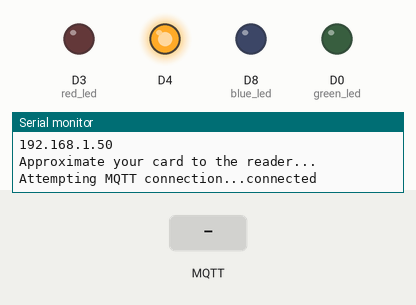
Recording of a sketch running on a simulated ESP8266 (NodeMCU). Parts: output pins drawn as LEDs (lit = HIGH, except the on-board LED, lit = LOW), the last lines printed to the serial monitor. Inputs (shaded band) come from the test bench. WiFi joins after 1.5 s; servers stay silent unless stated; random numbers use the default seed unless the sketch sets one; no MQTT or app messages arrive unless stated.

Above: at 2.7 s.
2.8 s: MQTT message "0" arrives on the first subscribed topic
At 3.2 s:
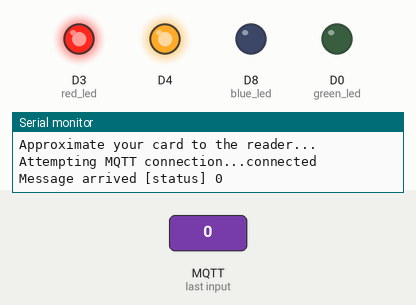
4.3 s: MQTT message "1" arrives on the first subscribed topic
At 4.8 s:
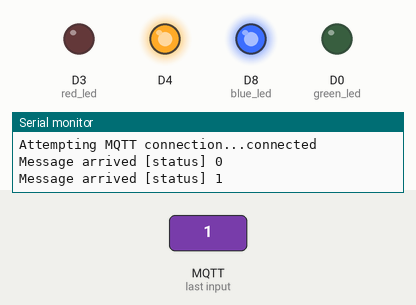
5.8 s: MQTT message "2" arrives on the first subscribed topic
At 6.8 s:
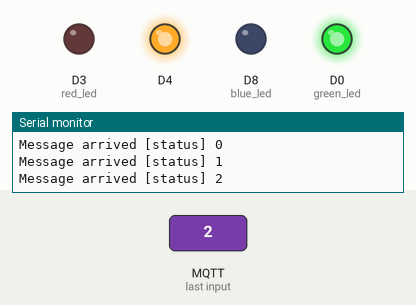
Timing chart, 0 to 8.8 s (numbered marks = the images above; inputs shaded):
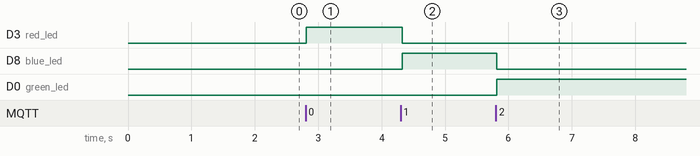

The sketch:

Kits_Test.ino
```cpp
/*
 Basic ESP8266 MQTT example

 This sketch demonstrates the capabilities of the pubsub library in combination
 with the ESP8266 board/library.

 It connects to an MQTT server then:
  - publishes "hello world" to the topic "outTopic" every two seconds
  - subscribes to the topic "inTopic", printing out any messages
    it receives. NB - it assumes the received payloads are strings not binary
  - If the first character of the topic "inTopic" is an 1, switch ON the ESP Led,
    else switch it off

 It will reconnect to the server if the connection is lost using a blocking
 reconnect function. See the 'mqtt_reconnect_nonblocking' example for how to
 achieve the same result without blocking the main loop.

 To install the ESP8266 board, (using Arduino 1.6.4+):
  - Add the following 3rd party board manager under "File -> Preferences -> Additional Boards Manager URLs":
       http://arduino.esp8266.com/stable/package_esp8266com_index.json
  - Open the "Tools -> Board -> Board Manager" and click install for the ESP8266"
  - Select your ESP8266 in "Tools -> Board"

*/

#include <ESP8266WiFi.h>
#include <PubSubClient.h>
#include <SPI.h>
#include <MFRC522.h>
#define SS_PIN  4
#define RST_PIN 5

#define red_led D3
#define green_led D0
#define blue_led D8


MFRC522 mfrc522(SS_PIN, RST_PIN);   // Create MFRC522 instance.


// Update these with values suitable for your network.

const char* ssid = "ABC123";
const char* password = "garule301";
const char* mqtt_server = "test.mosquitto.org";

WiFiClient espClient;
PubSubClient client(espClient);
long lastMsg = 0;
char msg[50];
int value = 0;
char* id  = "";
void setup_wifi() {

  delay(10);
  // We start by connecting to a WiFi network
  Serial.println();
  Serial.print("Connecting to ");
  Serial.println(ssid);

  WiFi.begin(ssid, password);

  while (WiFi.status() != WL_CONNECTED) {
    delay(500);
    Serial.print(".");
  }

  randomSeed(micros());

  Serial.println("");
  Serial.println("WiFi connected");
  Serial.println("IP address: ");
  Serial.println(WiFi.localIP());
  Serial.begin(9600);   // Initiate a serial communication
  SPI.begin();      // Initiate  SPI bus
  mfrc522.PCD_Init();   // Initiate MFRC522
  Serial.println("Approximate your card to the reader...");
  Serial.println();

}

void callback(char* topic, byte* payload, unsigned int length) {
  Serial.print("Message arrived [");
  Serial.print(topic);
  Serial.print("] ");
  for (int i = 0; i < length; i++) {
    Serial.print((char)payload[i]);
  }
  Serial.println();

  // Switch on the LED if an 1 was received as first character
  if ((char)payload[0] == '0') {
    digitalWrite(red_led, HIGH);   // Turn the LED on (Note that LOW is the voltage level
    // but actually the LED is on; this is because
    // it is active low on the ESP-01)
  } else {
    digitalWrite(red_led, LOW);  // Turn the LED off by making the voltage HIGH
  }
    if ((char)payload[0] == '1') {
    digitalWrite(blue_led, HIGH);   // Turn the LED on (Note that LOW is the voltage level
    // but actually the LED is on; this is because
    // it is active low on the ESP-01)
  } else {
    digitalWrite(blue_led, LOW);  // Turn the LED off by making the voltage HIGH
  }
    if ((char)payload[0] == '2') {
    digitalWrite(green_led, HIGH);   // Turn the LED on (Note that LOW is the voltage level
    // but actually the LED is on; this is because
    // it is active low on the ESP-01)
    }else {
    digitalWrite(green_led, LOW);  // Turn the LED off by making the voltage HIGH
  }

}

void reconnect() {
  // Loop until we're reconnected
  while (!client.connected()) {
    Serial.print("Attempting MQTT connection...");
    // Create a random client ID
    String clientId = "ESP8266Client-";
    clientId += String(random(0xffff), HEX);
    // Attempt to connect
    if (client.connect(clientId.c_str())) {
      Serial.println("connected");
      // Once connected, publish an announcement...
      client.publish("outTopic", "hello world");
      // ... and resubscribe
      client.subscribe("status");
    } else {
      Serial.print("failed, rc=");
      Serial.print(client.state());
      Serial.println(" try again in 5 seconds");
      // Wait 5 seconds before retrying
      delay(5000);
    }
  }
}

void setup() {
  pinMode(BUILTIN_LED, OUTPUT);
  pinMode(red_led, OUTPUT);
  pinMode(blue_led, OUTPUT);
  pinMode(green_led, OUTPUT);
  // Initialize the BUILTIN_LED pin as an output
  Serial.begin(115200);
  setup_wifi();
  client.setServer(mqtt_server, 1883);
  client.setCallback(callback);
}

void loop() {

  if (!client.connected()) {
    reconnect();
  }
  client.loop();
  // Look for new cards
  if ( ! mfrc522.PICC_IsNewCardPresent())
  {
    return;
  }
  // Select one of the cards
  if ( ! mfrc522.PICC_ReadCardSerial())
  {
    return;
  }
  //Show UID on serial monitor
  Serial.print("UID tag :");
  String content= "";
  byte letter;
  for (byte i = 0; i < mfrc522.uid.size; i++)
  {
     Serial.print(mfrc522.uid.uidByte[i] < 0x10 ? " 0" : " ");
     Serial.print(mfrc522.uid.uidByte[i], HEX);
     content.concat(String(mfrc522.uid.uidByte[i] < 0x10 ? " 0" : " "));
     content.concat(String(mfrc522.uid.uidByte[i], HEX));
  }
  Serial.println();
  Serial.print("Message : ");
  content.toUpperCase();
  String tempid = content.substring(1);

  int len = tempid.length();
  char char_array[len+1];
  strcpy(char_array,tempid.c_str());
  char *final = removeSpaces(char_array);
  Serial.print(tempid);
  Serial.print(char_array);
   //publish

  long now = millis();
//  if (now - lastMsg > 2000) {
//    lastMsg = now;
//    ++value;
    //snprintf (msg, 50,  "%C",  char_array);
   // Serial.print("Publish message: ");
   // Serial.println(msg);
    client.publish("id", char_array);
    //Wait 3 seconds before retrying
    delay(1000);

//  }
}
    char *removeSpaces(char *str)
{
    int i = 0, j = 0;
    while (str[i])
    {
        if (str[i] != ' ')
           str[j++] = str[i];
        i++;
    }
    str[j] = '\0';
    return str;
}
```

Measured:
- after the input at 2.8 s, D3 (red_led): LOW → HIGH at once
- after the input at 4.3 s, D3 (red_led): HIGH → LOW at once; D8 (blue_led): LOW → HIGH at once
- after the input at 5.8 s, D8 (blue_led): HIGH → LOW at once; D0 (green_led): LOW → HIGH at once
